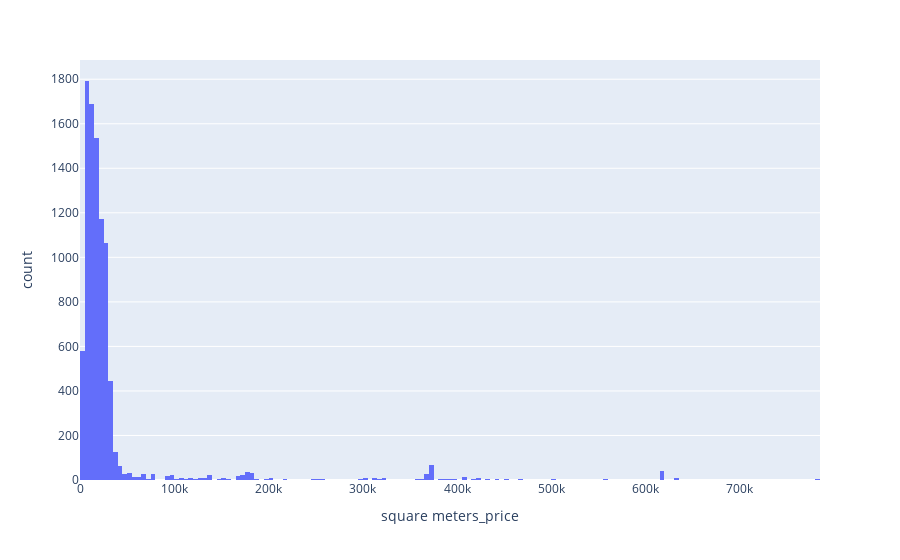

Notebook code cell kept with this figure:
### Markdown cell above
These are a few of the most popular visualization methods for finding outliers in data:

- Histogram
- Box plot
- Scatter plot


Using a histogram, we can see how the data is distributed. Having data that follows a normal distribution is necessary for some of the statistical techniques used to detect outliers. If the data doesn’t follow a normal distribution, the z-score calculation shouldn’t be used to find the outliers.

### Code cell
import plotly.express as px
#create a histogram

fig = px.histogram(df, x='square meters_price')

fig.show()

### Figure 1 — Plotly figure (JSON) as saved in the notebook; plotly's stock layout.template omitted (floating-point values rounded to 4 significant figures; data arrays with more than 128 entries replaced by an {"elided": "..."} marker saying what was removed)
{"data": [{"alignmentgroup": "True", "bingroup": "x", "hovertemplate": "square meters_price=%{x}<br>count=%{y}<extra></extra>", "legendgroup": "", "marker": {"color": "#636efa", "pattern": {"shape": ""}}, "name": "", "offsetgroup": "", "orientation": "v", "showlegend": false, "type": "histogram", "x": {"elided": "9207 int values"}, "xaxis": "x", "yaxis": "y"}], "layout": {"barmode": "relative", "legend": {"tracegroupgap": 0}, "margin": {"t": 60}, "xaxis": {"anchor": "y", "domain": [0, 1], "title": {"text": "square meters_price"}}, "yaxis": {"anchor": "x", "domain": [0, 1], "title": {"text": "count"}}}}
